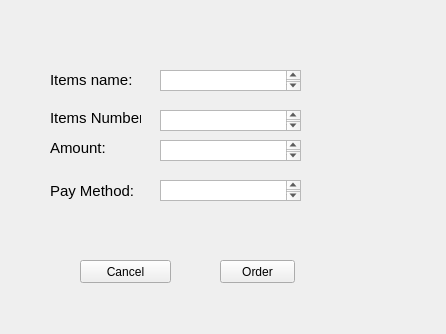
<?xml version="1.0" encoding="UTF-8"?>
<ui version="4.0">
 <class>Form</class>
 <widget class="QWidget" name="Form">
  <property name="geometry">
   <rect>
    <x>0</x>
    <y>0</y>
    <width>446</width>
    <height>334</height>
   </rect>
  </property>
  <property name="windowTitle">
   <string>Form</string>
  </property>
  <widget class="QTextEdit" name="itName">
   <property name="geometry">
    <rect>
     <x>160</x>
     <y>70</y>
     <width>141</width>
     <height>21</height>
    </rect>
   </property>
  </widget>
  <widget class="QLabel" name="label">
   <property name="geometry">
    <rect>
     <x>50</x>
     <y>70</y>
     <width>101</width>
     <height>20</height>
    </rect>
   </property>
   <property name="font">
    <font>
     <family>Arial</family>
     <pointsize>11</pointsize>
    </font>
   </property>
   <property name="text">
    <string>Items name:</string>
   </property>
  </widget>
  <widget class="QLabel" name="label_2">
   <property name="geometry">
    <rect>
     <x>50</x>
     <y>140</y>
     <width>111</width>
     <height>16</height>
    </rect>
   </property>
   <property name="font">
    <font>
     <family>Arial</family>
     <pointsize>11</pointsize>
    </font>
   </property>
   <property name="text">
    <string>Amount:</string>
   </property>
  </widget>
  <widget class="QTextEdit" name="itAmount">
   <property name="geometry">
    <rect>
     <x>160</x>
     <y>140</y>
     <width>141</width>
     <height>21</height>
    </rect>
   </property>
  </widget>
  <widget class="QLabel" name="label_3">
   <property name="geometry">
    <rect>
     <x>50</x>
     <y>180</y>
     <width>111</width>
     <height>21</height>
    </rect>
   </property>
   <property name="font">
    <font>
     <family>Arial</family>
     <pointsize>11</pointsize>
    </font>
   </property>
   <property name="text">
    <string>Pay Method:</string>
   </property>
  </widget>
  <widget class="QLabel" name="label_4">
   <property name="geometry">
    <rect>
     <x>50</x>
     <y>110</y>
     <width>91</width>
     <height>16</height>
    </rect>
   </property>
   <property name="font">
    <font>
     <family>Arial</family>
     <pointsize>11</pointsize>
    </font>
   </property>
   <property name="text">
    <string>Items Number:</string>
   </property>
  </widget>
  <widget class="QTextEdit" name="itNumber">
   <property name="geometry">
    <rect>
     <x>160</x>
     <y>110</y>
     <width>141</width>
     <height>21</height>
    </rect>
   </property>
  </widget>
  <widget class="QTextEdit" name="itPayMethod">
   <property name="geometry">
    <rect>
     <x>160</x>
     <y>180</y>
     <width>141</width>
     <height>21</height>
    </rect>
   </property>
  </widget>
  <widget class="QPushButton" name="itOrder">
   <property name="geometry">
    <rect>
     <x>220</x>
     <y>260</y>
     <width>75</width>
     <height>23</height>
    </rect>
   </property>
   <property name="text">
    <string>Order</string>
   </property>
  </widget>
  <widget class="QPushButton" name="itCancel">
   <property name="geometry">
    <rect>
     <x>80</x>
     <y>260</y>
     <width>91</width>
     <height>23</height>
    </rect>
   </property>
   <property name="text">
    <string>Cancel</string>
   </property>
  </widget>
 </widget>
 <resources/>
 <connections/>
</ui>
